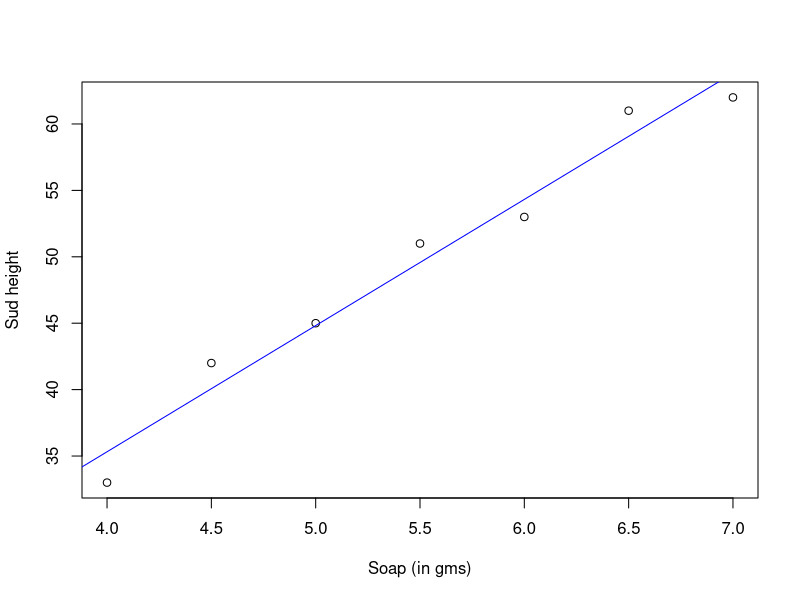

Reproduce this figure in R. (Note: this script raises an error after producing the figure.)
## Pre-clas
soap_sud<-read.csv("dat.csv")
sud_model<-lm(suds~soap, data=soap_sud)
summary(sud_model)
plot(suds~soap, xlab="Soap (in gms)", data= soap_sud, ylab="Sud height")
abline(sud_model,col="blue")
anova(sud_model)

## In-class Session
## Multiple Linear Regression
library(readxl)
house<-read_excel("BSF G2T10/Assignment1/Housing.xlsx")
m3_house <- lm(price ~ lotsize+ bedrooms+ prefarea + stories, data=house)
summary(m3_house)



library(car)
qqPlot(m3_house)


crPlots(m3_house)

ncvTest(m3_house)

influencePlot(m3_house)

vif(m3_house)
  
